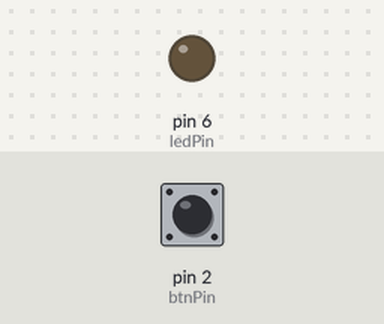
A sketch run on a simulated Arduino Uno, built with avr-gcc and run on an emulated ATmega328P. Shown: output pins drawn as LEDs (lit = HIGH). Inputs (shaded band) come from the test bench; at power-on: pin 2 (btnPin) HIGH.

Above: at 1.2 s.
1.3 s: pin 2 (btnPin) pulled LOW for 0.15 s
At 2.2 s:
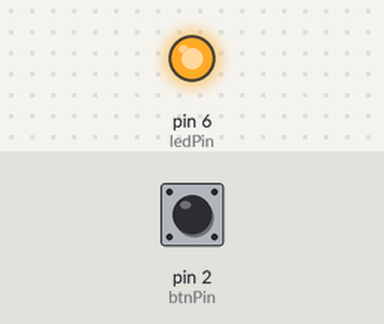
2.9 s: pin 2 (btnPin) pulled LOW for 1 s
At 3.4 s:
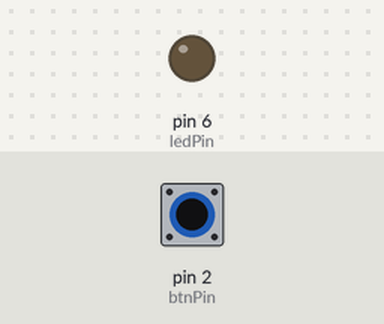
5.4 s: pin 2 (btnPin) pulled LOW for 3.2 s
At 6.5 s:
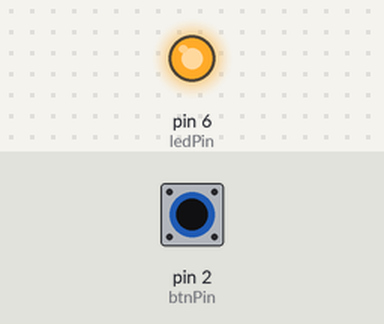
Timing chart, 0 to 8.4 s (numbered marks = the images above; inputs shaded):
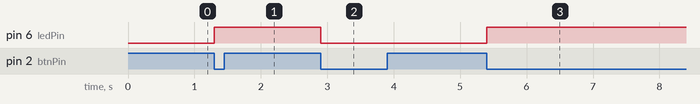

The sketch:

external_pull_up_resistor_toggle.ino
```cpp
const int btnPin = 2;
const int ledPin = 6;

int btnState = HIGH;

int ledState = LOW;

void setup() {
  pinMode(btnPin, INPUT);
  pinMode(ledPin, OUTPUT);

  digitalWrite(ledPin, LOW);
}

void loop() {
  int bs = digitalRead(btnPin);

  if (btnState == HIGH && bs == LOW) {
    if (ledState == LOW) {
      ledState = HIGH;
    } else {
      ledState = LOW;
    }

    digitalWrite(ledPin, ledState);
  }

  btnState = bs;
}
```

Measured:
- after the input at 1.3 s, pin 6 (ledPin): LOW → HIGH at once
- after the input at 2.9 s, pin 6 (ledPin): HIGH → LOW at once
- after the input at 5.4 s, pin 6 (ledPin): LOW → HIGH at once
